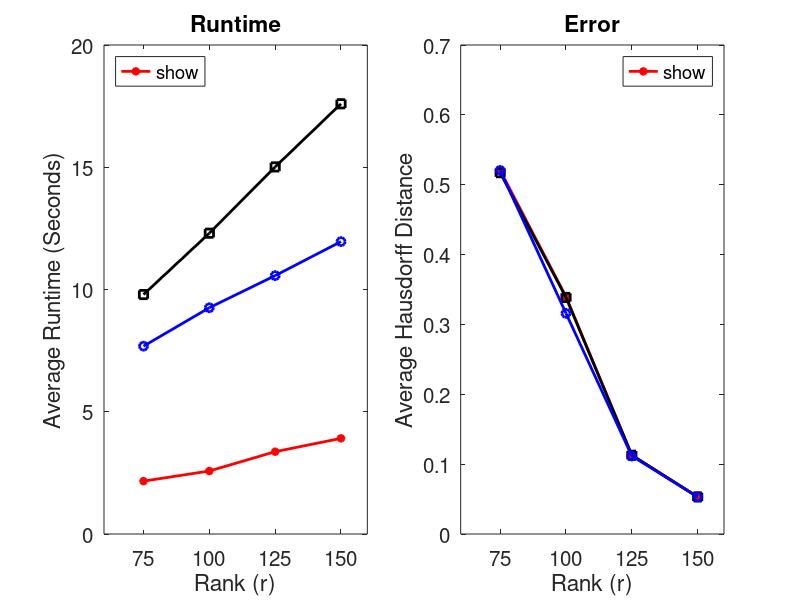

The MATLAB source for this figure:
clc
clear all
close all

load("SysID_results.mat")


% ---- Compute average Hausdorff distances ----
Time_rsvd = Time_rsvd(:,2:end);
Time_gauss = Time_gauss(:,2:end);
Time_krp = Time_krp(:,2:end);

avg_rsvd = mean(Time_rsvd,2);
avg_gauss = mean(Time_gauss,2);
avg_krp = mean(Time_krp,2);


% ---- Compute average Hausdorff distances ----
hd_rsvd = hd_rsvd(:,2:end);
hd_gauss = hd_gauss(:,2:end);
hd_krp = hd_krp(:,2:end);

avg_hd_rsvd  = mean(hd_rsvd, 2);
avg_hd_gauss = mean(hd_gauss, 2);
avg_hd_krp   = mean(hd_krp, 2);



figure;
set(gcf, 'Position', [100, 100, 1000, 350]);  % [left, bottom, width, height]
% ---- Subplot 1: Hausdorff Distance ----
subplot(1,2,2)
plot(Ranks, abs(avg_hd_krp),   'r*-', 'DisplayName', 'R-KRP', 'LineWidth', 2); hold on 
plot(Ranks, abs(avg_hd_gauss), 'ks-', 'DisplayName', 'R-Gauss', 'LineWidth', 2); 
plot(Ranks, abs(avg_hd_rsvd),   'bo-', 'DisplayName', 'RandERA', 'LineWidth', 2); 

set(gca, 'FontSize', 14.8);
xlabel('Rank (r)');
ylabel('Average Hausdorff Distance');
legend('show', 'Location', 'northeast');
title('Error')
xticks(Ranks);


% ---- Subplot 2: Average Runtime ----
subplot(1,2,1)
plot(Ranks, avg_krp,    'r*-', 'DisplayName', 'R-KRP', 'LineWidth', 2); hold on
plot(Ranks, avg_gauss,  'ks-', 'DisplayName', 'R-Gauss', 'LineWidth', 2); 
plot(Ranks, avg_rsvd,   'bo-', 'DisplayName', 'RandERA', 'LineWidth', 2); 
set(gca, 'FontSize', 14.8);
xlabel('Rank (r)');
ylabel('Average Runtime (Seconds)');
legend('show', 'Location', 'northwest');
xticks(Ranks);
title('Runtime')
file_name = "Fig1.png";
% print(gcf, file_name, '-dpng', '-r300');

disp("Speeedup over R-Gauss")
avg_gauss./avg_krp
disp("Speedup over R-RandERA")
avg_rsvd./avg_krp
